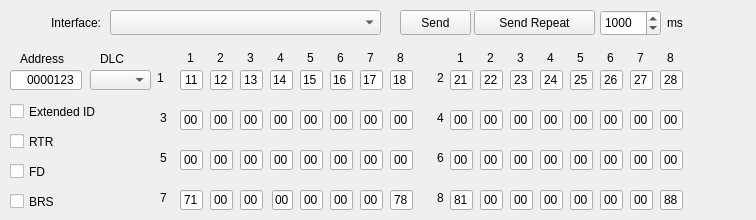
<?xml version="1.0" encoding="UTF-8"?>
<ui version="4.0">
 <class>RawTxWindow</class>
 <widget class="QWidget" name="RawTxWindow">
  <property name="geometry">
   <rect>
    <x>0</x>
    <y>0</y>
    <width>756</width>
    <height>220</height>
   </rect>
  </property>
  <property name="sizePolicy">
   <sizepolicy hsizetype="Minimum" vsizetype="Minimum">
    <horstretch>0</horstretch>
    <verstretch>0</verstretch>
   </sizepolicy>
  </property>
  <property name="minimumSize">
   <size>
    <width>371</width>
    <height>220</height>
   </size>
  </property>
  <property name="windowTitle">
   <string>Raw Transmit</string>
  </property>
  <widget class="QPushButton" name="singleSendButton">
   <property name="geometry">
    <rect>
     <x>400</x>
     <y>10</y>
     <width>71</width>
     <height>25</height>
    </rect>
   </property>
   <property name="text">
    <string>Send</string>
   </property>
  </widget>
  <widget class="QPushButton" name="repeatSendButton">
   <property name="geometry">
    <rect>
     <x>474</x>
     <y>10</y>
     <width>121</width>
     <height>25</height>
    </rect>
   </property>
   <property name="text">
    <string>Send Repeat</string>
   </property>
   <property name="checkable">
    <bool>true</bool>
   </property>
  </widget>
  <widget class="QLabel" name="label_11">
   <property name="geometry">
    <rect>
     <x>667</x>
     <y>10</y>
     <width>31</width>
     <height>26</height>
    </rect>
   </property>
   <property name="text">
    <string>ms</string>
   </property>
  </widget>
  <widget class="QLineEdit" name="fieldAddress">
   <property name="geometry">
    <rect>
     <x>10</x>
     <y>70</y>
     <width>72</width>
     <height>20</height>
    </rect>
   </property>
   <property name="layoutDirection">
    <enum>Qt::LeftToRight</enum>
   </property>
   <property name="inputMask">
    <string>hhhhhhhh</string>
   </property>
   <property name="text">
    <string>0000123</string>
   </property>
   <property name="maxLength">
    <number>8</number>
   </property>
   <property name="alignment">
    <set>Qt::AlignRight|Qt::AlignTrailing|Qt::AlignVCenter</set>
   </property>
  </widget>
  <widget class="QLabel" name="label">
   <property name="geometry">
    <rect>
     <x>20</x>
     <y>50</y>
     <width>61</width>
     <height>17</height>
    </rect>
   </property>
   <property name="text">
    <string>Address</string>
   </property>
  </widget>
  <widget class="QLabel" name="label_2">
   <property name="geometry">
    <rect>
     <x>100</x>
     <y>50</y>
     <width>41</width>
     <height>17</height>
    </rect>
   </property>
   <property name="text">
    <string>DLC</string>
   </property>
  </widget>
  <widget class="QSpinBox" name="spinBox_RepeatRate">
   <property name="geometry">
    <rect>
     <x>600</x>
     <y>10</y>
     <width>61</width>
     <height>26</height>
    </rect>
   </property>
   <property name="maximum">
    <number>10000</number>
   </property>
   <property name="value">
    <number>1000</number>
   </property>
  </widget>
  <widget class="QCheckBox" name="checkBox_IsRTR">
   <property name="geometry">
    <rect>
     <x>10</x>
     <y>130</y>
     <width>91</width>
     <height>23</height>
    </rect>
   </property>
   <property name="text">
    <string>RTR</string>
   </property>
  </widget>
  <widget class="QCheckBox" name="checkBox_IsExtended">
   <property name="geometry">
    <rect>
     <x>10</x>
     <y>100</y>
     <width>91</width>
     <height>23</height>
    </rect>
   </property>
   <property name="text">
    <string>Extended ID</string>
   </property>
  </widget>
  <widget class="QComboBox" name="comboBoxInterface">
   <property name="geometry">
    <rect>
     <x>110</x>
     <y>10</y>
     <width>271</width>
     <height>25</height>
    </rect>
   </property>
  </widget>
  <widget class="QLabel" name="label_12">
   <property name="geometry">
    <rect>
     <x>10</x>
     <y>10</y>
     <width>91</width>
     <height>26</height>
    </rect>
   </property>
   <property name="text">
    <string>Interface:</string>
   </property>
   <property name="alignment">
    <set>Qt::AlignRight|Qt::AlignTrailing|Qt::AlignVCenter</set>
   </property>
  </widget>
  <widget class="QCheckBox" name="checkbox_BRS">
   <property name="geometry">
    <rect>
     <x>10</x>
     <y>190</y>
     <width>81</width>
     <height>23</height>
    </rect>
   </property>
   <property name="text">
    <string>BRS</string>
   </property>
  </widget>
  <widget class="QCheckBox" name="checkbox_FD">
   <property name="geometry">
    <rect>
     <x>10</x>
     <y>160</y>
     <width>91</width>
     <height>23</height>
    </rect>
   </property>
   <property name="text">
    <string>FD</string>
   </property>
  </widget>
  <widget class="QComboBox" name="comboBoxDLC">
   <property name="geometry">
    <rect>
     <x>90</x>
     <y>70</y>
     <width>61</width>
     <height>20</height>
    </rect>
   </property>
  </widget>
  <widget class="QLineEdit" name="fieldByte7_6">
   <property name="geometry">
    <rect>
     <x>390</x>
     <y>190</y>
     <width>23</width>
     <height>20</height>
    </rect>
   </property>
   <property name="inputMask">
    <string extracomment="Hex Only">hh</string>
   </property>
   <property name="text">
    <string>78</string>
   </property>
   <property name="maxLength">
    <number>2</number>
   </property>
   <property name="alignment">
    <set>Qt::AlignCenter</set>
   </property>
  </widget>
  <widget class="QLabel" name="label_col18">
   <property name="geometry">
    <rect>
     <x>390</x>
     <y>50</y>
     <width>21</width>
     <height>16</height>
    </rect>
   </property>
   <property name="text">
    <string>8</string>
   </property>
   <property name="alignment">
    <set>Qt::AlignCenter</set>
   </property>
  </widget>
  <widget class="QLineEdit" name="fieldByte4_1">
   <property name="geometry">
    <rect>
     <x>570</x>
     <y>70</y>
     <width>23</width>
     <height>20</height>
    </rect>
   </property>
   <property name="inputMask">
    <string>hh</string>
   </property>
   <property name="text">
    <string>25</string>
   </property>
   <property name="maxLength">
    <number>2</number>
   </property>
   <property name="alignment">
    <set>Qt::AlignCenter</set>
   </property>
  </widget>
  <widget class="QLineEdit" name="fieldByte0_6">
   <property name="geometry">
    <rect>
     <x>180</x>
     <y>190</y>
     <width>23</width>
     <height>20</height>
    </rect>
   </property>
   <property name="inputMask">
    <string>hh</string>
   </property>
   <property name="text">
    <string>71</string>
   </property>
   <property name="maxLength">
    <number>2</number>
   </property>
   <property name="alignment">
    <set>Qt::AlignCenter</set>
   </property>
  </widget>
  <widget class="QLineEdit" name="fieldByte3_6">
   <property name="geometry">
    <rect>
     <x>272</x>
     <y>190</y>
     <width>21</width>
     <height>20</height>
    </rect>
   </property>
   <property name="inputMask">
    <string>hh</string>
   </property>
   <property name="text">
    <string>00</string>
   </property>
   <property name="maxLength">
    <number>2</number>
   </property>
   <property name="alignment">
    <set>Qt::AlignCenter</set>
   </property>
  </widget>
  <widget class="QLineEdit" name="fieldByte2_2">
   <property name="geometry">
    <rect>
     <x>240</x>
     <y>110</y>
     <width>23</width>
     <height>20</height>
    </rect>
   </property>
   <property name="inputMask">
    <string>hh</string>
   </property>
   <property name="text">
    <string>00</string>
   </property>
   <property name="maxLength">
    <number>2</number>
   </property>
   <property name="alignment">
    <set>Qt::AlignCenter</set>
   </property>
  </widget>
  <widget class="QLineEdit" name="fieldByte1_1">
   <property name="geometry">
    <rect>
     <x>480</x>
     <y>70</y>
     <width>23</width>
     <height>20</height>
    </rect>
   </property>
   <property name="inputMask">
    <string>hh</string>
   </property>
   <property name="text">
    <string>22</string>
   </property>
   <property name="maxLength">
    <number>2</number>
   </property>
   <property name="alignment">
    <set>Qt::AlignCenter</set>
   </property>
  </widget>
  <widget class="QLineEdit" name="fieldByte6_2">
   <property name="geometry">
    <rect>
     <x>360</x>
     <y>110</y>
     <width>23</width>
     <height>20</height>
    </rect>
   </property>
   <property name="inputMask">
    <string>hh</string>
   </property>
   <property name="text">
    <string>00</string>
   </property>
   <property name="maxLength">
    <number>2</number>
   </property>
   <property name="alignment">
    <set>Qt::AlignCenter</set>
   </property>
  </widget>
  <widget class="QLineEdit" name="fieldByte7_1">
   <property name="geometry">
    <rect>
     <x>660</x>
     <y>70</y>
     <width>23</width>
     <height>20</height>
    </rect>
   </property>
   <property name="inputMask">
    <string extracomment="Hex Only">hh</string>
   </property>
   <property name="text">
    <string>28</string>
   </property>
   <property name="maxLength">
    <number>2</number>
   </property>
   <property name="alignment">
    <set>Qt::AlignCenter</set>
   </property>
  </widget>
  <widget class="QLineEdit" name="fieldByte7_4">
   <property name="geometry">
    <rect>
     <x>390</x>
     <y>150</y>
     <width>23</width>
     <height>20</height>
    </rect>
   </property>
   <property name="inputMask">
    <string extracomment="Hex Only">hh</string>
   </property>
   <property name="text">
    <string>00</string>
   </property>
   <property name="maxLength">
    <number>2</number>
   </property>
   <property name="alignment">
    <set>Qt::AlignCenter</set>
   </property>
  </widget>
  <widget class="QLabel" name="label_pay8">
   <property name="geometry">
    <rect>
     <x>430</x>
     <y>190</y>
     <width>21</width>
     <height>16</height>
    </rect>
   </property>
   <property name="text">
    <string>8</string>
   </property>
   <property name="alignment">
    <set>Qt::AlignCenter</set>
   </property>
  </widget>
  <widget class="QLineEdit" name="fieldByte3_7">
   <property name="geometry">
    <rect>
     <x>540</x>
     <y>190</y>
     <width>23</width>
     <height>20</height>
    </rect>
   </property>
   <property name="inputMask">
    <string>hh</string>
   </property>
   <property name="text">
    <string>00</string>
   </property>
   <property name="maxLength">
    <number>2</number>
   </property>
   <property name="alignment">
    <set>Qt::AlignCenter</set>
   </property>
  </widget>
  <widget class="QLineEdit" name="fieldByte4_7">
   <property name="geometry">
    <rect>
     <x>570</x>
     <y>190</y>
     <width>23</width>
     <height>20</height>
    </rect>
   </property>
   <property name="inputMask">
    <string>hh</string>
   </property>
   <property name="text">
    <string>00</string>
   </property>
   <property name="maxLength">
    <number>2</number>
   </property>
   <property name="alignment">
    <set>Qt::AlignCenter</set>
   </property>
  </widget>
  <widget class="QLabel" name="label_pay1">
   <property name="geometry">
    <rect>
     <x>150</x>
     <y>70</y>
     <width>21</width>
     <height>16</height>
    </rect>
   </property>
   <property name="text">
    <string>1</string>
   </property>
   <property name="alignment">
    <set>Qt::AlignCenter</set>
   </property>
  </widget>
  <widget class="QLineEdit" name="fieldByte5_7">
   <property name="geometry">
    <rect>
     <x>600</x>
     <y>190</y>
     <width>23</width>
     <height>20</height>
    </rect>
   </property>
   <property name="inputMask">
    <string>hh</string>
   </property>
   <property name="text">
    <string>00</string>
   </property>
   <property name="maxLength">
    <number>2</number>
   </property>
   <property name="alignment">
    <set>Qt::AlignCenter</set>
   </property>
  </widget>
  <widget class="QLineEdit" name="fieldByte3_1">
   <property name="geometry">
    <rect>
     <x>540</x>
     <y>70</y>
     <width>23</width>
     <height>20</height>
    </rect>
   </property>
   <property name="inputMask">
    <string>hh</string>
   </property>
   <property name="text">
    <string>24</string>
   </property>
   <property name="maxLength">
    <number>2</number>
   </property>
   <property name="alignment">
    <set>Qt::AlignCenter</set>
   </property>
  </widget>
  <widget class="QLineEdit" name="fieldByte7_0">
   <property name="geometry">
    <rect>
     <x>390</x>
     <y>70</y>
     <width>23</width>
     <height>20</height>
    </rect>
   </property>
   <property name="inputMask">
    <string extracomment="Hex Only">hh</string>
   </property>
   <property name="text">
    <string>18</string>
   </property>
   <property name="maxLength">
    <number>2</number>
   </property>
  </widget>
  <widget class="QLineEdit" name="fieldByte5_6">
   <property name="geometry">
    <rect>
     <x>330</x>
     <y>190</y>
     <width>23</width>
     <height>20</height>
    </rect>
   </property>
   <property name="inputMask">
    <string>hh</string>
   </property>
   <property name="text">
    <string>00</string>
   </property>
   <property name="maxLength">
    <number>2</number>
   </property>
   <property name="alignment">
    <set>Qt::AlignCenter</set>
   </property>
  </widget>
  <widget class="QLineEdit" name="fieldByte1_7">
   <property name="geometry">
    <rect>
     <x>480</x>
     <y>190</y>
     <width>23</width>
     <height>20</height>
    </rect>
   </property>
   <property name="inputMask">
    <string>hh</string>
   </property>
   <property name="text">
    <string>00</string>
   </property>
   <property name="maxLength">
    <number>2</number>
   </property>
   <property name="alignment">
    <set>Qt::AlignCenter</set>
   </property>
  </widget>
  <widget class="QLineEdit" name="fieldByte7_3">
   <property name="geometry">
    <rect>
     <x>660</x>
     <y>110</y>
     <width>23</width>
     <height>20</height>
    </rect>
   </property>
   <property name="inputMask">
    <string extracomment="Hex Only">hh</string>
   </property>
   <property name="text">
    <string>00</string>
   </property>
   <property name="maxLength">
    <number>2</number>
   </property>
   <property name="alignment">
    <set>Qt::AlignCenter</set>
   </property>
  </widget>
  <widget class="QLabel" name="label_col13">
   <property name="geometry">
    <rect>
     <x>240</x>
     <y>50</y>
     <width>21</width>
     <height>16</height>
    </rect>
   </property>
   <property name="text">
    <string>3</string>
   </property>
   <property name="alignment">
    <set>Qt::AlignCenter</set>
   </property>
  </widget>
  <widget class="QLineEdit" name="fieldByte5_3">
   <property name="geometry">
    <rect>
     <x>600</x>
     <y>110</y>
     <width>23</width>
     <height>20</height>
    </rect>
   </property>
   <property name="inputMask">
    <string>hh</string>
   </property>
   <property name="text">
    <string>00</string>
   </property>
   <property name="maxLength">
    <number>2</number>
   </property>
   <property name="alignment">
    <set>Qt::AlignCenter</set>
   </property>
  </widget>
  <widget class="QLineEdit" name="fieldByte3_4">
   <property name="geometry">
    <rect>
     <x>270</x>
     <y>150</y>
     <width>23</width>
     <height>20</height>
    </rect>
   </property>
   <property name="inputMask">
    <string>hh</string>
   </property>
   <property name="text">
    <string>00</string>
   </property>
   <property name="maxLength">
    <number>2</number>
   </property>
   <property name="alignment">
    <set>Qt::AlignCenter</set>
   </property>
  </widget>
  <widget class="QLineEdit" name="fieldByte0_2">
   <property name="geometry">
    <rect>
     <x>180</x>
     <y>110</y>
     <width>23</width>
     <height>20</height>
    </rect>
   </property>
   <property name="inputMask">
    <string>hh</string>
   </property>
   <property name="text">
    <string>00</string>
   </property>
   <property name="maxLength">
    <number>2</number>
   </property>
   <property name="alignment">
    <set>Qt::AlignCenter</set>
   </property>
  </widget>
  <widget class="QLineEdit" name="fieldByte0_5">
   <property name="geometry">
    <rect>
     <x>450</x>
     <y>150</y>
     <width>23</width>
     <height>20</height>
    </rect>
   </property>
   <property name="inputMask">
    <string>hh</string>
   </property>
   <property name="text">
    <string>00</string>
   </property>
   <property name="maxLength">
    <number>2</number>
   </property>
   <property name="alignment">
    <set>Qt::AlignCenter</set>
   </property>
  </widget>
  <widget class="QLineEdit" name="fieldByte6_6">
   <property name="geometry">
    <rect>
     <x>360</x>
     <y>190</y>
     <width>23</width>
     <height>20</height>
    </rect>
   </property>
   <property name="inputMask">
    <string>hh</string>
   </property>
   <property name="text">
    <string>00</string>
   </property>
   <property name="maxLength">
    <number>2</number>
   </property>
   <property name="alignment">
    <set>Qt::AlignCenter</set>
   </property>
  </widget>
  <widget class="QLabel" name="label_pay2">
   <property name="geometry">
    <rect>
     <x>430</x>
     <y>70</y>
     <width>21</width>
     <height>16</height>
    </rect>
   </property>
   <property name="text">
    <string>2</string>
   </property>
   <property name="alignment">
    <set>Qt::AlignCenter</set>
   </property>
  </widget>
  <widget class="QLabel" name="label_col17">
   <property name="geometry">
    <rect>
     <x>360</x>
     <y>50</y>
     <width>21</width>
     <height>16</height>
    </rect>
   </property>
   <property name="text">
    <string>7</string>
   </property>
   <property name="alignment">
    <set>Qt::AlignCenter</set>
   </property>
  </widget>
  <widget class="QLineEdit" name="fieldByte2_3">
   <property name="geometry">
    <rect>
     <x>510</x>
     <y>110</y>
     <width>23</width>
     <height>20</height>
    </rect>
   </property>
   <property name="inputMask">
    <string>hh</string>
   </property>
   <property name="text">
    <string>00</string>
   </property>
   <property name="maxLength">
    <number>2</number>
   </property>
   <property name="alignment">
    <set>Qt::AlignCenter</set>
   </property>
  </widget>
  <widget class="QLabel" name="label_col15">
   <property name="geometry">
    <rect>
     <x>300</x>
     <y>50</y>
     <width>21</width>
     <height>16</height>
    </rect>
   </property>
   <property name="text">
    <string>5</string>
   </property>
   <property name="alignment">
    <set>Qt::AlignCenter</set>
   </property>
  </widget>
  <widget class="QLineEdit" name="fieldByte0_4">
   <property name="geometry">
    <rect>
     <x>180</x>
     <y>150</y>
     <width>23</width>
     <height>20</height>
    </rect>
   </property>
   <property name="inputMask">
    <string>hh</string>
   </property>
   <property name="text">
    <string>00</string>
   </property>
   <property name="maxLength">
    <number>2</number>
   </property>
   <property name="alignment">
    <set>Qt::AlignCenter</set>
   </property>
  </widget>
  <widget class="QLineEdit" name="fieldByte0_3">
   <property name="geometry">
    <rect>
     <x>450</x>
     <y>110</y>
     <width>23</width>
     <height>20</height>
    </rect>
   </property>
   <property name="inputMask">
    <string>hh</string>
   </property>
   <property name="text">
    <string>00</string>
   </property>
   <property name="maxLength">
    <number>2</number>
   </property>
   <property name="alignment">
    <set>Qt::AlignCenter</set>
   </property>
  </widget>
  <widget class="QLabel" name="label_pay3">
   <property name="geometry">
    <rect>
     <x>160</x>
     <y>110</y>
     <width>21</width>
     <height>16</height>
    </rect>
   </property>
   <property name="text">
    <string>3</string>
   </property>
  </widget>
  <widget class="QLineEdit" name="fieldByte0_1">
   <property name="geometry">
    <rect>
     <x>450</x>
     <y>70</y>
     <width>23</width>
     <height>20</height>
    </rect>
   </property>
   <property name="inputMask">
    <string>hh</string>
   </property>
   <property name="text">
    <string>21</string>
   </property>
   <property name="maxLength">
    <number>2</number>
   </property>
   <property name="alignment">
    <set>Qt::AlignCenter</set>
   </property>
  </widget>
  <widget class="QLineEdit" name="fieldByte5_0">
   <property name="geometry">
    <rect>
     <x>330</x>
     <y>70</y>
     <width>23</width>
     <height>20</height>
    </rect>
   </property>
   <property name="inputMask">
    <string>hh</string>
   </property>
   <property name="text">
    <string>16</string>
   </property>
   <property name="maxLength">
    <number>2</number>
   </property>
  </widget>
  <widget class="QLineEdit" name="fieldByte2_1">
   <property name="geometry">
    <rect>
     <x>510</x>
     <y>70</y>
     <width>23</width>
     <height>20</height>
    </rect>
   </property>
   <property name="inputMask">
    <string>hh</string>
   </property>
   <property name="text">
    <string>23</string>
   </property>
   <property name="maxLength">
    <number>2</number>
   </property>
   <property name="alignment">
    <set>Qt::AlignCenter</set>
   </property>
  </widget>
  <widget class="QLineEdit" name="fieldByte1_3">
   <property name="geometry">
    <rect>
     <x>480</x>
     <y>110</y>
     <width>23</width>
     <height>20</height>
    </rect>
   </property>
   <property name="inputMask">
    <string>hh</string>
   </property>
   <property name="text">
    <string>00</string>
   </property>
   <property name="maxLength">
    <number>2</number>
   </property>
   <property name="alignment">
    <set>Qt::AlignCenter</set>
   </property>
  </widget>
  <widget class="QLabel" name="label_col11">
   <property name="geometry">
    <rect>
     <x>180</x>
     <y>50</y>
     <width>21</width>
     <height>16</height>
    </rect>
   </property>
   <property name="text">
    <string>1</string>
   </property>
   <property name="alignment">
    <set>Qt::AlignCenter</set>
   </property>
  </widget>
  <widget class="QLineEdit" name="fieldByte1_2">
   <property name="geometry">
    <rect>
     <x>210</x>
     <y>110</y>
     <width>23</width>
     <height>20</height>
    </rect>
   </property>
   <property name="inputMask">
    <string>hh</string>
   </property>
   <property name="text">
    <string>00</string>
   </property>
   <property name="maxLength">
    <number>2</number>
   </property>
   <property name="alignment">
    <set>Qt::AlignCenter</set>
   </property>
  </widget>
  <widget class="QLineEdit" name="fieldByte4_6">
   <property name="geometry">
    <rect>
     <x>300</x>
     <y>190</y>
     <width>23</width>
     <height>20</height>
    </rect>
   </property>
   <property name="inputMask">
    <string>hh</string>
   </property>
   <property name="text">
    <string>00</string>
   </property>
   <property name="maxLength">
    <number>2</number>
   </property>
   <property name="alignment">
    <set>Qt::AlignCenter</set>
   </property>
  </widget>
  <widget class="QLabel" name="label_pay5">
   <property name="geometry">
    <rect>
     <x>160</x>
     <y>150</y>
     <width>21</width>
     <height>16</height>
    </rect>
   </property>
   <property name="text">
    <string>5</string>
   </property>
  </widget>
  <widget class="QLineEdit" name="fieldByte3_5">
   <property name="geometry">
    <rect>
     <x>540</x>
     <y>150</y>
     <width>23</width>
     <height>20</height>
    </rect>
   </property>
   <property name="inputMask">
    <string>hh</string>
   </property>
   <property name="text">
    <string>00</string>
   </property>
   <property name="maxLength">
    <number>2</number>
   </property>
   <property name="alignment">
    <set>Qt::AlignCenter</set>
   </property>
  </widget>
  <widget class="QLineEdit" name="fieldByte1_5">
   <property name="geometry">
    <rect>
     <x>480</x>
     <y>150</y>
     <width>23</width>
     <height>20</height>
    </rect>
   </property>
   <property name="inputMask">
    <string>hh</string>
   </property>
   <property name="text">
    <string>00</string>
   </property>
   <property name="maxLength">
    <number>2</number>
   </property>
   <property name="alignment">
    <set>Qt::AlignCenter</set>
   </property>
  </widget>
  <widget class="QLineEdit" name="fieldByte2_5">
   <property name="geometry">
    <rect>
     <x>510</x>
     <y>150</y>
     <width>23</width>
     <height>20</height>
    </rect>
   </property>
   <property name="inputMask">
    <string>hh</string>
   </property>
   <property name="text">
    <string>00</string>
   </property>
   <property name="maxLength">
    <number>2</number>
   </property>
   <property name="alignment">
    <set>Qt::AlignCenter</set>
   </property>
  </widget>
  <widget class="QLineEdit" name="fieldByte4_5">
   <property name="geometry">
    <rect>
     <x>570</x>
     <y>150</y>
     <width>23</width>
     <height>20</height>
    </rect>
   </property>
   <property name="inputMask">
    <string>hh</string>
   </property>
   <property name="text">
    <string>00</string>
   </property>
   <property name="maxLength">
    <number>2</number>
   </property>
   <property name="alignment">
    <set>Qt::AlignCenter</set>
   </property>
  </widget>
  <widget class="QLabel" name="label_pay4">
   <property name="geometry">
    <rect>
     <x>430</x>
     <y>110</y>
     <width>21</width>
     <height>16</height>
    </rect>
   </property>
   <property name="text">
    <string>4</string>
   </property>
   <property name="alignment">
    <set>Qt::AlignCenter</set>
   </property>
  </widget>
  <widget class="QLineEdit" name="fieldByte2_4">
   <property name="geometry">
    <rect>
     <x>240</x>
     <y>150</y>
     <width>23</width>
     <height>20</height>
    </rect>
   </property>
   <property name="inputMask">
    <string>hh</string>
   </property>
   <property name="text">
    <string>00</string>
   </property>
   <property name="maxLength">
    <number>2</number>
   </property>
   <property name="alignment">
    <set>Qt::AlignCenter</set>
   </property>
  </widget>
  <widget class="QLineEdit" name="fieldByte7_2">
   <property name="geometry">
    <rect>
     <x>390</x>
     <y>110</y>
     <width>23</width>
     <height>20</height>
    </rect>
   </property>
   <property name="inputMask">
    <string extracomment="Hex Only">hh</string>
   </property>
   <property name="text">
    <string>00</string>
   </property>
   <property name="maxLength">
    <number>2</number>
   </property>
   <property name="alignment">
    <set>Qt::AlignCenter</set>
   </property>
  </widget>
  <widget class="QLabel" name="label_col14">
   <property name="geometry">
    <rect>
     <x>270</x>
     <y>50</y>
     <width>21</width>
     <height>16</height>
    </rect>
   </property>
   <property name="text">
    <string>4</string>
   </property>
   <property name="alignment">
    <set>Qt::AlignCenter</set>
   </property>
  </widget>
  <widget class="QLineEdit" name="fieldByte5_4">
   <property name="geometry">
    <rect>
     <x>330</x>
     <y>150</y>
     <width>23</width>
     <height>20</height>
    </rect>
   </property>
   <property name="inputMask">
    <string>hh</string>
   </property>
   <property name="text">
    <string>00</string>
   </property>
   <property name="maxLength">
    <number>2</number>
   </property>
   <property name="alignment">
    <set>Qt::AlignCenter</set>
   </property>
  </widget>
  <widget class="QLineEdit" name="fieldByte5_5">
   <property name="geometry">
    <rect>
     <x>600</x>
     <y>150</y>
     <width>23</width>
     <height>20</height>
    </rect>
   </property>
   <property name="inputMask">
    <string>hh</string>
   </property>
   <property name="text">
    <string>00</string>
   </property>
   <property name="maxLength">
    <number>2</number>
   </property>
   <property name="alignment">
    <set>Qt::AlignCenter</set>
   </property>
  </widget>
  <widget class="QLineEdit" name="fieldByte2_0">
   <property name="geometry">
    <rect>
     <x>240</x>
     <y>70</y>
     <width>23</width>
     <height>20</height>
    </rect>
   </property>
   <property name="inputMask">
    <string>hh</string>
   </property>
   <property name="text">
    <string>13</string>
   </property>
   <property name="maxLength">
    <number>2</number>
   </property>
   <property name="alignment">
    <set>Qt::AlignCenter</set>
   </property>
  </widget>
  <widget class="QLineEdit" name="fieldByte7_5">
   <property name="geometry">
    <rect>
     <x>660</x>
     <y>150</y>
     <width>23</width>
     <height>20</height>
    </rect>
   </property>
   <property name="inputMask">
    <string extracomment="Hex Only">hh</string>
   </property>
   <property name="text">
    <string>00</string>
   </property>
   <property name="maxLength">
    <number>2</number>
   </property>
   <property name="alignment">
    <set>Qt::AlignCenter</set>
   </property>
  </widget>
  <widget class="QLineEdit" name="fieldByte1_4">
   <property name="geometry">
    <rect>
     <x>210</x>
     <y>150</y>
     <width>23</width>
     <height>20</height>
    </rect>
   </property>
   <property name="inputMask">
    <string>hh</string>
   </property>
   <property name="text">
    <string>00</string>
   </property>
   <property name="maxLength">
    <number>2</number>
   </property>
   <property name="alignment">
    <set>Qt::AlignCenter</set>
   </property>
  </widget>
  <widget class="QLineEdit" name="fieldByte5_2">
   <property name="geometry">
    <rect>
     <x>330</x>
     <y>110</y>
     <width>23</width>
     <height>20</height>
    </rect>
   </property>
   <property name="inputMask">
    <string>hh</string>
   </property>
   <property name="text">
    <string>00</string>
   </property>
   <property name="maxLength">
    <number>2</number>
   </property>
   <property name="alignment">
    <set>Qt::AlignCenter</set>
   </property>
  </widget>
  <widget class="QLineEdit" name="fieldByte6_5">
   <property name="geometry">
    <rect>
     <x>630</x>
     <y>150</y>
     <width>23</width>
     <height>20</height>
    </rect>
   </property>
   <property name="inputMask">
    <string>hh</string>
   </property>
   <property name="text">
    <string>00</string>
   </property>
   <property name="maxLength">
    <number>2</number>
   </property>
   <property name="alignment">
    <set>Qt::AlignCenter</set>
   </property>
  </widget>
  <widget class="QLineEdit" name="fieldByte6_1">
   <property name="geometry">
    <rect>
     <x>630</x>
     <y>70</y>
     <width>23</width>
     <height>20</height>
    </rect>
   </property>
   <property name="inputMask">
    <string>hh</string>
   </property>
   <property name="text">
    <string>27</string>
   </property>
   <property name="maxLength">
    <number>2</number>
   </property>
   <property name="alignment">
    <set>Qt::AlignCenter</set>
   </property>
  </widget>
  <widget class="QLineEdit" name="fieldByte4_2">
   <property name="geometry">
    <rect>
     <x>300</x>
     <y>110</y>
     <width>23</width>
     <height>20</height>
    </rect>
   </property>
   <property name="inputMask">
    <string>hh</string>
   </property>
   <property name="text">
    <string>00</string>
   </property>
   <property name="maxLength">
    <number>2</number>
   </property>
   <property name="alignment">
    <set>Qt::AlignCenter</set>
   </property>
  </widget>
  <widget class="QLineEdit" name="fieldByte2_6">
   <property name="geometry">
    <rect>
     <x>240</x>
     <y>190</y>
     <width>23</width>
     <height>20</height>
    </rect>
   </property>
   <property name="inputMask">
    <string>hh</string>
   </property>
   <property name="text">
    <string>00</string>
   </property>
   <property name="maxLength">
    <number>2</number>
   </property>
   <property name="alignment">
    <set>Qt::AlignCenter</set>
   </property>
  </widget>
  <widget class="QLineEdit" name="fieldByte6_3">
   <property name="geometry">
    <rect>
     <x>630</x>
     <y>110</y>
     <width>23</width>
     <height>20</height>
    </rect>
   </property>
   <property name="inputMask">
    <string>hh</string>
   </property>
   <property name="text">
    <string>00</string>
   </property>
   <property name="maxLength">
    <number>2</number>
   </property>
   <property name="alignment">
    <set>Qt::AlignCenter</set>
   </property>
  </widget>
  <widget class="QLineEdit" name="fieldByte1_0">
   <property name="geometry">
    <rect>
     <x>210</x>
     <y>70</y>
     <width>23</width>
     <height>20</height>
    </rect>
   </property>
   <property name="inputMask">
    <string>hh</string>
   </property>
   <property name="text">
    <string>12</string>
   </property>
   <property name="maxLength">
    <number>2</number>
   </property>
   <property name="alignment">
    <set>Qt::AlignCenter</set>
   </property>
  </widget>
  <widget class="QLineEdit" name="fieldByte1_6">
   <property name="geometry">
    <rect>
     <x>210</x>
     <y>190</y>
     <width>23</width>
     <height>20</height>
    </rect>
   </property>
   <property name="inputMask">
    <string>hh</string>
   </property>
   <property name="text">
    <string>00</string>
   </property>
   <property name="maxLength">
    <number>2</number>
   </property>
   <property name="alignment">
    <set>Qt::AlignCenter</set>
   </property>
  </widget>
  <widget class="QLineEdit" name="fieldByte7_7">
   <property name="geometry">
    <rect>
     <x>660</x>
     <y>190</y>
     <width>23</width>
     <height>20</height>
    </rect>
   </property>
   <property name="inputMask">
    <string extracomment="Hex Only">hh</string>
   </property>
   <property name="text">
    <string>88</string>
   </property>
   <property name="maxLength">
    <number>2</number>
   </property>
   <property name="alignment">
    <set>Qt::AlignCenter</set>
   </property>
  </widget>
  <widget class="QLineEdit" name="fieldByte0_7">
   <property name="geometry">
    <rect>
     <x>450</x>
     <y>190</y>
     <width>23</width>
     <height>20</height>
    </rect>
   </property>
   <property name="inputMask">
    <string>hh</string>
   </property>
   <property name="text">
    <string>81</string>
   </property>
   <property name="maxLength">
    <number>2</number>
   </property>
   <property name="alignment">
    <set>Qt::AlignCenter</set>
   </property>
  </widget>
  <widget class="QLineEdit" name="fieldByte3_2">
   <property name="geometry">
    <rect>
     <x>270</x>
     <y>110</y>
     <width>23</width>
     <height>20</height>
    </rect>
   </property>
   <property name="inputMask">
    <string>hh</string>
   </property>
   <property name="text">
    <string>00</string>
   </property>
   <property name="maxLength">
    <number>2</number>
   </property>
   <property name="alignment">
    <set>Qt::AlignCenter</set>
   </property>
  </widget>
  <widget class="QLineEdit" name="fieldByte6_7">
   <property name="geometry">
    <rect>
     <x>630</x>
     <y>190</y>
     <width>23</width>
     <height>20</height>
    </rect>
   </property>
   <property name="inputMask">
    <string>hh</string>
   </property>
   <property name="text">
    <string>00</string>
   </property>
   <property name="maxLength">
    <number>2</number>
   </property>
   <property name="alignment">
    <set>Qt::AlignCenter</set>
   </property>
  </widget>
  <widget class="QLineEdit" name="fieldByte4_0">
   <property name="geometry">
    <rect>
     <x>300</x>
     <y>70</y>
     <width>23</width>
     <height>20</height>
    </rect>
   </property>
   <property name="inputMask">
    <string>hh</string>
   </property>
   <property name="text">
    <string>15</string>
   </property>
   <property name="maxLength">
    <number>2</number>
   </property>
  </widget>
  <widget class="QLineEdit" name="fieldByte0_0">
   <property name="geometry">
    <rect>
     <x>180</x>
     <y>70</y>
     <width>23</width>
     <height>20</height>
    </rect>
   </property>
   <property name="inputMask">
    <string>hh</string>
   </property>
   <property name="text">
    <string>11</string>
   </property>
   <property name="maxLength">
    <number>2</number>
   </property>
   <property name="alignment">
    <set>Qt::AlignCenter</set>
   </property>
  </widget>
  <widget class="QLineEdit" name="fieldByte6_4">
   <property name="geometry">
    <rect>
     <x>360</x>
     <y>150</y>
     <width>23</width>
     <height>20</height>
    </rect>
   </property>
   <property name="inputMask">
    <string>hh</string>
   </property>
   <property name="text">
    <string>00</string>
   </property>
   <property name="maxLength">
    <number>2</number>
   </property>
   <property name="alignment">
    <set>Qt::AlignCenter</set>
   </property>
  </widget>
  <widget class="QLineEdit" name="fieldByte5_1">
   <property name="geometry">
    <rect>
     <x>600</x>
     <y>70</y>
     <width>23</width>
     <height>20</height>
    </rect>
   </property>
   <property name="inputMask">
    <string>hh</string>
   </property>
   <property name="text">
    <string>26</string>
   </property>
   <property name="maxLength">
    <number>2</number>
   </property>
   <property name="alignment">
    <set>Qt::AlignCenter</set>
   </property>
  </widget>
  <widget class="QLabel" name="label_pay6">
   <property name="geometry">
    <rect>
     <x>430</x>
     <y>150</y>
     <width>21</width>
     <height>16</height>
    </rect>
   </property>
   <property name="text">
    <string>6</string>
   </property>
   <property name="alignment">
    <set>Qt::AlignCenter</set>
   </property>
  </widget>
  <widget class="QLabel" name="label_col12">
   <property name="geometry">
    <rect>
     <x>210</x>
     <y>50</y>
     <width>21</width>
     <height>16</height>
    </rect>
   </property>
   <property name="text">
    <string>2</string>
   </property>
   <property name="alignment">
    <set>Qt::AlignCenter</set>
   </property>
  </widget>
  <widget class="QLabel" name="label_col16">
   <property name="geometry">
    <rect>
     <x>330</x>
     <y>50</y>
     <width>21</width>
     <height>16</height>
    </rect>
   </property>
   <property name="text">
    <string>6</string>
   </property>
   <property name="alignment">
    <set>Qt::AlignCenter</set>
   </property>
  </widget>
  <widget class="QLineEdit" name="fieldByte3_0">
   <property name="geometry">
    <rect>
     <x>270</x>
     <y>70</y>
     <width>23</width>
     <height>20</height>
    </rect>
   </property>
   <property name="inputMask">
    <string>hh</string>
   </property>
   <property name="text">
    <string>14</string>
   </property>
   <property name="maxLength">
    <number>2</number>
   </property>
  </widget>
  <widget class="QLineEdit" name="fieldByte6_0">
   <property name="geometry">
    <rect>
     <x>360</x>
     <y>70</y>
     <width>23</width>
     <height>20</height>
    </rect>
   </property>
   <property name="inputMask">
    <string>hh</string>
   </property>
   <property name="text">
    <string>17</string>
   </property>
   <property name="maxLength">
    <number>2</number>
   </property>
  </widget>
  <widget class="QLineEdit" name="fieldByte4_3">
   <property name="geometry">
    <rect>
     <x>570</x>
     <y>110</y>
     <width>23</width>
     <height>20</height>
    </rect>
   </property>
   <property name="inputMask">
    <string>hh</string>
   </property>
   <property name="text">
    <string>00</string>
   </property>
   <property name="maxLength">
    <number>2</number>
   </property>
   <property name="alignment">
    <set>Qt::AlignCenter</set>
   </property>
  </widget>
  <widget class="QLineEdit" name="fieldByte3_3">
   <property name="geometry">
    <rect>
     <x>540</x>
     <y>110</y>
     <width>23</width>
     <height>20</height>
    </rect>
   </property>
   <property name="inputMask">
    <string>hh</string>
   </property>
   <property name="text">
    <string>00</string>
   </property>
   <property name="maxLength">
    <number>2</number>
   </property>
   <property name="alignment">
    <set>Qt::AlignCenter</set>
   </property>
  </widget>
  <widget class="QLineEdit" name="fieldByte4_4">
   <property name="geometry">
    <rect>
     <x>300</x>
     <y>150</y>
     <width>23</width>
     <height>20</height>
    </rect>
   </property>
   <property name="inputMask">
    <string>hh</string>
   </property>
   <property name="text">
    <string>00</string>
   </property>
   <property name="maxLength">
    <number>2</number>
   </property>
   <property name="alignment">
    <set>Qt::AlignCenter</set>
   </property>
  </widget>
  <widget class="QLineEdit" name="fieldByte2_7">
   <property name="geometry">
    <rect>
     <x>510</x>
     <y>190</y>
     <width>23</width>
     <height>20</height>
    </rect>
   </property>
   <property name="inputMask">
    <string>hh</string>
   </property>
   <property name="text">
    <string>00</string>
   </property>
   <property name="maxLength">
    <number>2</number>
   </property>
   <property name="alignment">
    <set>Qt::AlignCenter</set>
   </property>
  </widget>
  <widget class="QLabel" name="label_pay7">
   <property name="geometry">
    <rect>
     <x>160</x>
     <y>190</y>
     <width>21</width>
     <height>16</height>
    </rect>
   </property>
   <property name="text">
    <string>7</string>
   </property>
  </widget>
  <widget class="QLabel" name="label_col28">
   <property name="geometry">
    <rect>
     <x>660</x>
     <y>50</y>
     <width>21</width>
     <height>16</height>
    </rect>
   </property>
   <property name="text">
    <string>8</string>
   </property>
   <property name="alignment">
    <set>Qt::AlignCenter</set>
   </property>
  </widget>
  <widget class="QLabel" name="label_col24">
   <property name="geometry">
    <rect>
     <x>540</x>
     <y>50</y>
     <width>21</width>
     <height>16</height>
    </rect>
   </property>
   <property name="text">
    <string>4</string>
   </property>
   <property name="alignment">
    <set>Qt::AlignCenter</set>
   </property>
  </widget>
  <widget class="QLabel" name="label_col23">
   <property name="geometry">
    <rect>
     <x>510</x>
     <y>50</y>
     <width>21</width>
     <height>16</height>
    </rect>
   </property>
   <property name="text">
    <string>3</string>
   </property>
   <property name="alignment">
    <set>Qt::AlignCenter</set>
   </property>
  </widget>
  <widget class="QLabel" name="label_col27">
   <property name="geometry">
    <rect>
     <x>630</x>
     <y>50</y>
     <width>21</width>
     <height>16</height>
    </rect>
   </property>
   <property name="text">
    <string>7</string>
   </property>
   <property name="alignment">
    <set>Qt::AlignCenter</set>
   </property>
  </widget>
  <widget class="QLabel" name="label_col25">
   <property name="geometry">
    <rect>
     <x>570</x>
     <y>50</y>
     <width>21</width>
     <height>16</height>
    </rect>
   </property>
   <property name="text">
    <string>5</string>
   </property>
   <property name="alignment">
    <set>Qt::AlignCenter</set>
   </property>
  </widget>
  <widget class="QLabel" name="label_col22">
   <property name="geometry">
    <rect>
     <x>480</x>
     <y>50</y>
     <width>21</width>
     <height>16</height>
    </rect>
   </property>
   <property name="text">
    <string>2</string>
   </property>
   <property name="alignment">
    <set>Qt::AlignCenter</set>
   </property>
  </widget>
  <widget class="QLabel" name="label_col26">
   <property name="geometry">
    <rect>
     <x>600</x>
     <y>50</y>
     <width>21</width>
     <height>16</height>
    </rect>
   </property>
   <property name="text">
    <string>6</string>
   </property>
   <property name="alignment">
    <set>Qt::AlignCenter</set>
   </property>
  </widget>
  <widget class="QLabel" name="label_col21">
   <property name="geometry">
    <rect>
     <x>450</x>
     <y>50</y>
     <width>21</width>
     <height>16</height>
    </rect>
   </property>
   <property name="text">
    <string>1</string>
   </property>
   <property name="alignment">
    <set>Qt::AlignCenter</set>
   </property>
  </widget>
 </widget>
 <tabstops>
  <tabstop>comboBoxInterface</tabstop>
  <tabstop>singleSendButton</tabstop>
  <tabstop>repeatSendButton</tabstop>
  <tabstop>spinBox_RepeatRate</tabstop>
  <tabstop>fieldAddress</tabstop>
  <tabstop>comboBoxDLC</tabstop>
  <tabstop>checkBox_IsExtended</tabstop>
  <tabstop>checkBox_IsRTR</tabstop>
  <tabstop>checkbox_FD</tabstop>
  <tabstop>checkbox_BRS</tabstop>
  <tabstop>fieldByte0_0</tabstop>
  <tabstop>fieldByte1_0</tabstop>
  <tabstop>fieldByte2_0</tabstop>
  <tabstop>fieldByte3_0</tabstop>
  <tabstop>fieldByte4_0</tabstop>
  <tabstop>fieldByte5_0</tabstop>
  <tabstop>fieldByte6_0</tabstop>
  <tabstop>fieldByte7_0</tabstop>
  <tabstop>fieldByte0_1</tabstop>
  <tabstop>fieldByte1_1</tabstop>
  <tabstop>fieldByte2_1</tabstop>
  <tabstop>fieldByte3_1</tabstop>
  <tabstop>fieldByte4_1</tabstop>
  <tabstop>fieldByte5_1</tabstop>
  <tabstop>fieldByte6_1</tabstop>
  <tabstop>fieldByte7_1</tabstop>
  <tabstop>fieldByte0_2</tabstop>
  <tabstop>fieldByte1_2</tabstop>
  <tabstop>fieldByte2_2</tabstop>
  <tabstop>fieldByte3_2</tabstop>
  <tabstop>fieldByte4_2</tabstop>
  <tabstop>fieldByte5_2</tabstop>
  <tabstop>fieldByte6_2</tabstop>
  <tabstop>fieldByte7_2</tabstop>
  <tabstop>fieldByte0_3</tabstop>
  <tabstop>fieldByte1_3</tabstop>
  <tabstop>fieldByte2_3</tabstop>
  <tabstop>fieldByte3_3</tabstop>
  <tabstop>fieldByte4_3</tabstop>
  <tabstop>fieldByte5_3</tabstop>
  <tabstop>fieldByte6_3</tabstop>
  <tabstop>fieldByte7_3</tabstop>
  <tabstop>fieldByte0_4</tabstop>
  <tabstop>fieldByte1_4</tabstop>
  <tabstop>fieldByte2_4</tabstop>
  <tabstop>fieldByte3_4</tabstop>
  <tabstop>fieldByte4_4</tabstop>
  <tabstop>fieldByte5_4</tabstop>
  <tabstop>fieldByte6_4</tabstop>
  <tabstop>fieldByte7_4</tabstop>
  <tabstop>fieldByte0_5</tabstop>
  <tabstop>fieldByte1_5</tabstop>
  <tabstop>fieldByte2_5</tabstop>
  <tabstop>fieldByte3_5</tabstop>
  <tabstop>fieldByte4_5</tabstop>
  <tabstop>fieldByte5_5</tabstop>
  <tabstop>fieldByte6_5</tabstop>
  <tabstop>fieldByte7_5</tabstop>
  <tabstop>fieldByte0_6</tabstop>
  <tabstop>fieldByte1_6</tabstop>
  <tabstop>fieldByte2_6</tabstop>
  <tabstop>fieldByte3_6</tabstop>
  <tabstop>fieldByte4_6</tabstop>
  <tabstop>fieldByte5_6</tabstop>
  <tabstop>fieldByte6_6</tabstop>
  <tabstop>fieldByte7_6</tabstop>
  <tabstop>fieldByte0_7</tabstop>
  <tabstop>fieldByte1_7</tabstop>
  <tabstop>fieldByte2_7</tabstop>
  <tabstop>fieldByte3_7</tabstop>
  <tabstop>fieldByte4_7</tabstop>
  <tabstop>fieldByte5_7</tabstop>
  <tabstop>fieldByte6_7</tabstop>
  <tabstop>fieldByte7_7</tabstop>
 </tabstops>
 <resources/>
 <connections/>
</ui>
